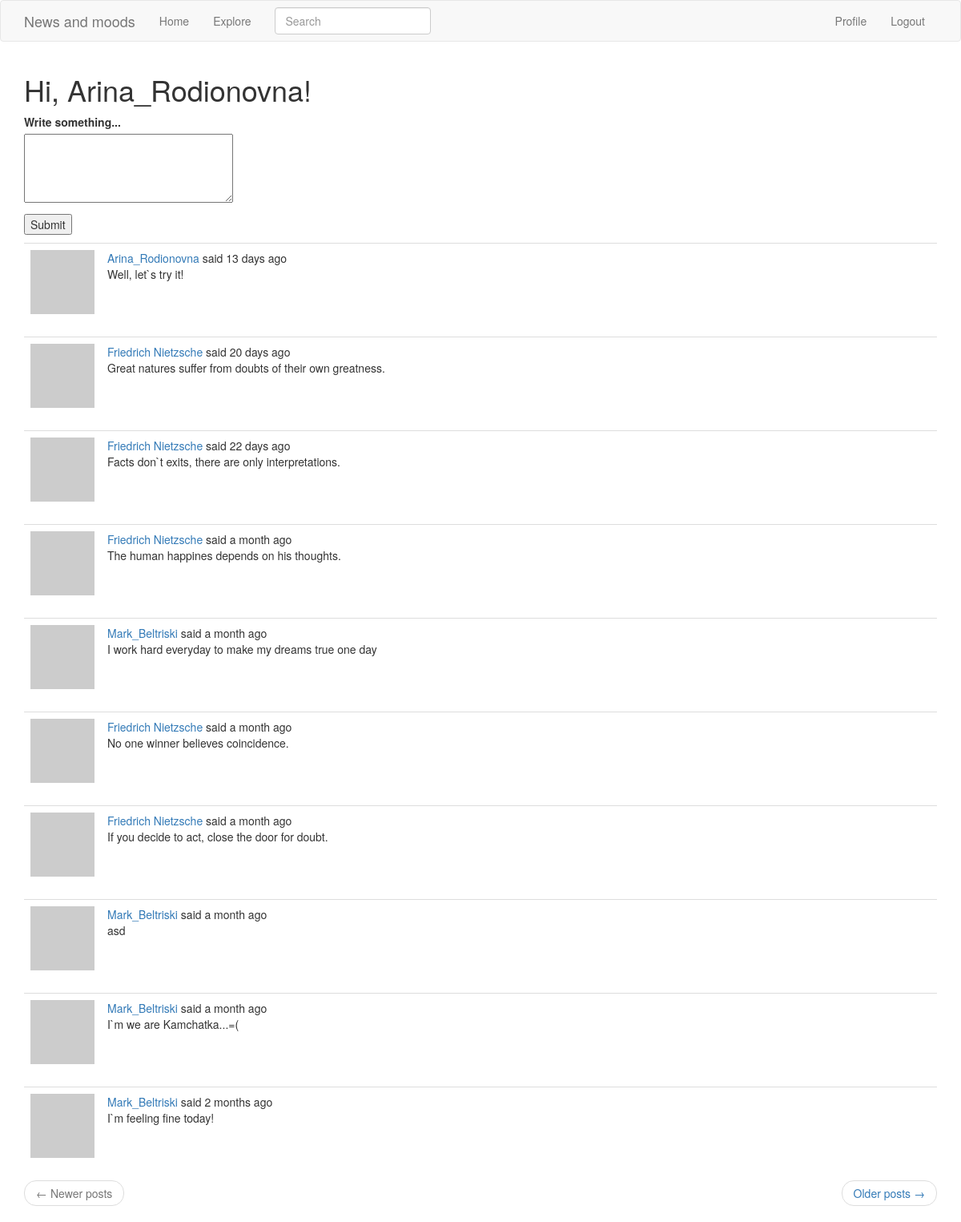
Before: /index (signed in) with the older database file.
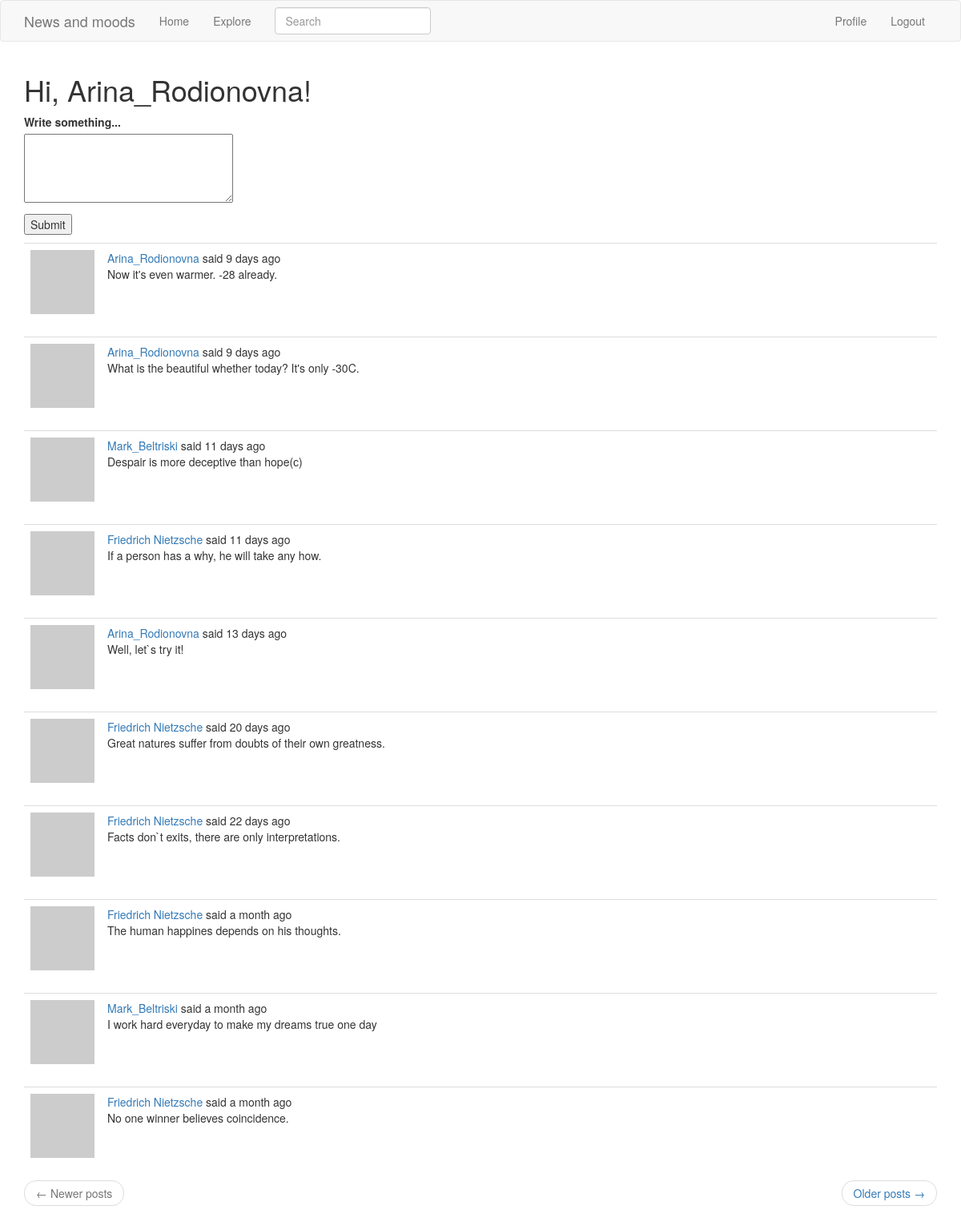
After: the same page with the newer database file.
### app/models.py (models this page shows, shortened)
class PaginatedAPIMixin(object):
    @staticmethod
    def _to_collection_items(items):
        return [item.to_dict() for item in items]

class SearchableMixin(object):
    @classmethod
    def before_commit(cls, session):
        session._changes = {
            'add': list(session.new),
            'update': list(session.dirty),
            'delete': list(session.deleted)
        }
    @classmethod
    def after_commit(cls, session):
        for obj in session._changes['add']:
            if isinstance(obj, SearchableMixin):
                add_to_index(obj.__tablename__, obj)
        for obj in session._changes['update']:
            if isinstance(obj, SearchableMixin):
                add_to_index(obj.__tablename__, obj)
        for obj in session._changes['delete']:
            if isinstance(obj, SearchableMixin):
                remove_from_index(obj.__tablename__, obj)
        session._changes = None

class Post(PaginatedAPIMixin, SearchableMixin, db.Model):
    __searchable__ = ['body']
    id = db.Column(db.Integer, primary_key=True)
    body = db.Column(db.String(140))
    timestamp = db.Column(db.DateTime, index=True, default=datetime.utcnow)
    user_id = db.Column(db.Integer, db.ForeignKey('user.id'))

### app/main/routes.py (the view)
@bp.route('/', methods=['GET', 'POST'])
@bp.route('/index', methods=['GET', 'POST'])
@login_required
def index():
    form = PostForm()
    if form.validate_on_submit():
        post = Post(body=form.post.data, author=current_user)
        db.session.add(post)
        db.session.commit()
        flash('Your post is now live!')
        return redirect(url_for('main.index'))
    page = request.args.get('page', 1, type=int)
    posts = current_user.followed_posts().paginate(
        page, current_app.config['POST_PER_PAGE'], False)
    next_url = url_for('main.index', page=posts.next_num) \
        if posts.has_next else None
    prev_url = url_for('main.index', page=posts.prev_num) \
        if posts.has_prev else None
    return render_template('index.html', title='Home Page', form=form,
                           posts=posts.items, next_url=next_url, prev_url=prev_url)

### app/main/forms.py
class SearchForm(FlaskForm):
    q = StringField('Search', validators=[DataRequired()])
    def __init__(self, *args, **kwargs):
        if 'formdata' not in kwargs:
            kwargs['formdata'] = request.args
        if 'csrf_enabled' not in kwargs:
            kwargs['csrf_enabled'] = False
        super(SearchForm, self).__init__(*args, **kwargs)

class PostForm(FlaskForm):
    post = TextAreaField('Write something...', validators=[
        DataRequired(), Length(min=1, max=140)])
    submit = SubmitField('Submit')

### app/main/routes.py (called while the page is built)
@bp.before_request
def before_request():
    if current_user.is_authenticated:
        current_user.last_seen = datetime.utcnow()
        db.session.commit()
        g.search_form = SearchForm()
    g.locale = str(get_locale())

### app/models.py (called while the page is built)
@login.user_loader
def load_user(id):
    return User.query.get(int(id))

    def avatar(self, size):
        digest = md5(self.email.lower().encode('utf-8')).hexdigest()
        return 'https://www.gravatar.com/avatar/{}?d=identicon&s={}'.format(
            digest, size)

### app/templates/index.html (shortened to what this page needs)
{% extends "base.html" %}
{% import 'bootstrap/wtf.html' as wtf %}
{% block app_content %}
    <h1>Hi, {{ current_user.username }}!</h1>
    {% if form %}
    <form action="" method="post">
        <p>
            {{ form.post.label }}<br>
            {{ form.post(cols=32, rows=4) }}<br>
        </p>
        <p>{{ form.submit() }}</p>
    </form>
    {% endif %}
     {% for post in posts %}
        {% include '_post.html' %}
    {% endfor %}
    <nav aria-label="...">
        <ul class="pager">
            <li class="previous{% if not prev_url %} disabled{% endif %}">
                <a href="{{ prev_url or '#' }}">
                    <span aria-hidden="true">&larr;</span> Newer posts
                </a>
            </li>
            <li class="next{% if not next_url %} disabled{% endif %}">
                <a href="{{ next_url or '#' }}">
                    Older posts <span aria-hidden="true">&rarr;</span>
                </a>
            </li>
        </ul>
    </nav>
{% endblock %}

### app/templates/_post.html (shortened to what this page needs)
<table class="table table-hover">
    <tr>
        <td width="70px">
            <a href="{{ url_for('main.user', username=post.author.username) }}">
                <img src="{{ post.author.avatar(70) }}" />
            </a>
        </td>
        <td>
            {{ user_link }} said {{ moment(post.timestamp).fromNow() }}
            <br>
            {{ post.body }}
        </td>
    </tr>
</table>

Changed rows visible on the page:
no longer on this page (row unchanged): Post: user_link "Friedrich Nietzsche", timestamp "a month ago", body "If you decide to act, close the door for doubt."
no longer on this page (row unchanged): Post: user_link "Mark_Beltriski", timestamp "a month ago", body "asd"
no longer on this page (row unchanged): Post: user_link "Mark_Beltriski", timestamp "a month ago", body "I`m we are Kamchatka...=("
no longer on this page (row unchanged): Post: user_link "Mark_Beltriski", timestamp "2 months ago", body "I`m feeling fine today!"
added Post: user_link "Arina_Rodionovna", timestamp "9 days ago", body "Now it's even warmer. -28 already."
added Post: user_link "Arina_Rodionovna", timestamp "9 days ago", body "What is the beautiful whether today? It's only -30C."
added Post: user_link "Mark_Beltriski", timestamp "11 days ago", body "Despair is more deceptive than hope(с)"
added Post: user_link "Friedrich Nietzsche", timestamp "11 days ago", body "If a person has a why, he will take any how."
